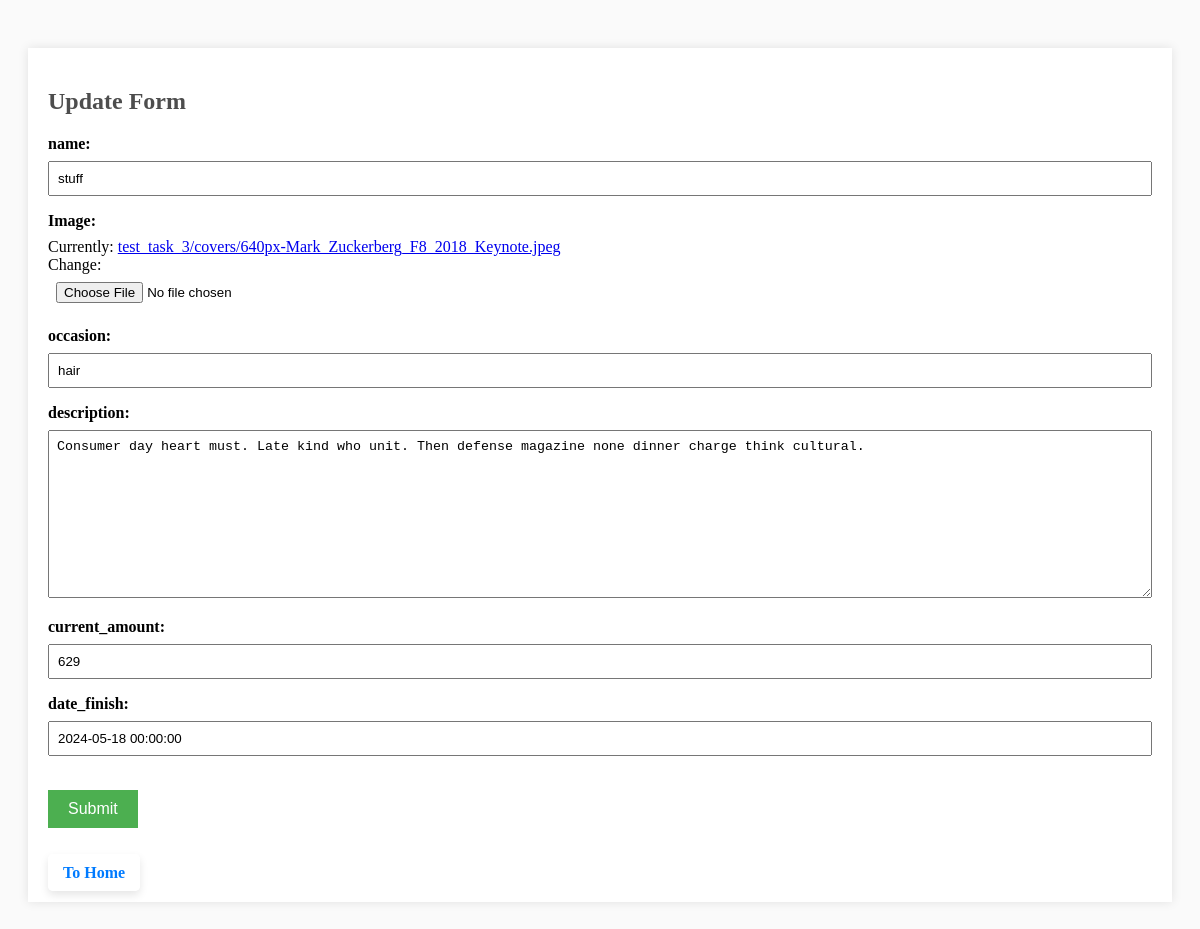
Page /change/276/ on the committed database.
### task_app/models.py (models this page shows, shortened)
class Collect(models.Model):
    author = models.ForeignKey(User, on_delete=models.CASCADE)
    name = models.CharField(max_length=100)
    occasion = models.CharField(max_length=100)
    description = models.TextField()
    amount_to_achieve = models.CharField(max_length=100, default='Infinitive')
    current_amount = models.IntegerField()
    image = models.ImageField(upload_to='covers/')
    date_finish = models.DateTimeField()
    when_created = models.DateTimeField(auto_now_add=True)
    FIO = models.CharField(max_length=100)
    class Meta:
        verbose_name = 'Collect'
        verbose_name_plural = 'Collects'

### task_app/views.py (the view, shortened to what this page needs)
# urls.py: path('change/<int:pk>/', views.UpdateGroupDonation.as_view(), name='change'),
class UpdateGroupDonation(UpdateView):
    model = Collect
    form_class = AddGroupDonationForm
    template_name = 'task_app/change.html'
    success_url = '/'

### task_app/forms.py
class AddGroupDonationForm(forms.ModelForm):
    class Meta:
        model = Collect
        fields = ('FIO','name', 'occasion', 'description', 'current_amount', 'image', 'date_finish')

### task_app/templates/task_app/change.html (shortened to what this page needs)
<!DOCTYPE html>
{% load static %}
<html lang="en">
<head>
  <link rel="stylesheet" href="{% static 'task_app/index.css' %}">
</head>
<body>
<div class="job-form-container">
    <h2>Update Form</h2>
    <form method="post" enctype="multipart/form-data" action="{% url 'change' object.id %}">
        <label for="{{ form.name.id_for_label }}"><b>name:</b></label>
        {{ form.name }}
        <label for="{{ form.image.id_for_label }}"><b>Image:</b></label>
        {{ form.image }}
        <label for="{{ form.occasion.id_for_label }}"><b>occasion:</b></label>
        {{ form.occasion }}
        <label for="{{ form.description.id_for_label }}"><b>description:</b></label>
        {{ form.description }}
        <label for="{{ form.current_amount.id_for_label }}"><b>current_amount:</b></label>
        {{ form.current_amount }}
        <label for="{{ form.date_finish.id_for_label }}"><b>date_finish:</b></label>
        {{ form.date_finish }}
        <br>
        <br>
        <button type="submit">Submit</button>
    </form>
    <br>
    <br>
    <a class='a' href="{% url 'home' %}">To Home</a>
</div>
</body>
</html>

### task_app/static/task_app/index.css (style rules this page uses)
body { background-color: hsl(0, 0%, 98%); padding: 20px; }
h1, h2, h3, h4, h5, h6 { color: hsl(0, 0%, 30%); }

### task_app/templates/task_app/change.html (style rules this page uses)
.job-form-container { max-width: auto px; margin: 20px auto; padding: 20px; background-color: #fff; box-shadow: 0 0 10px rgba(0, 0, 0, 0.1); }
.job-form-container label { display: block; margin-bottom: 8px; }
.job-form-container input, .job-form-container textarea { width: 100%; padding: 8px; margin-bottom: 16px; box-sizing: border-box; }
.job-form-container button { background-color: #4caf50; color: #fff; padding: 10px 20px; border: none; cursor: pointer; font-size: 16px; }
.a { text-decoration: none; color: #007bff; font-weight: bold; padding: 10px 15px; border-radius: 5px; background-color: #ffffff; box-shadow: 0 4px 8px rgba(0, 0, 0, 0.1); }

### rows in the picture
Collect: name "stuff", occasion "hair", description "Consumer day heart must. Late kind who unit. Then defense magazine none dinner charge think cultural.", current_amount "629", date_finish "2024-05-18 00:00:00"
